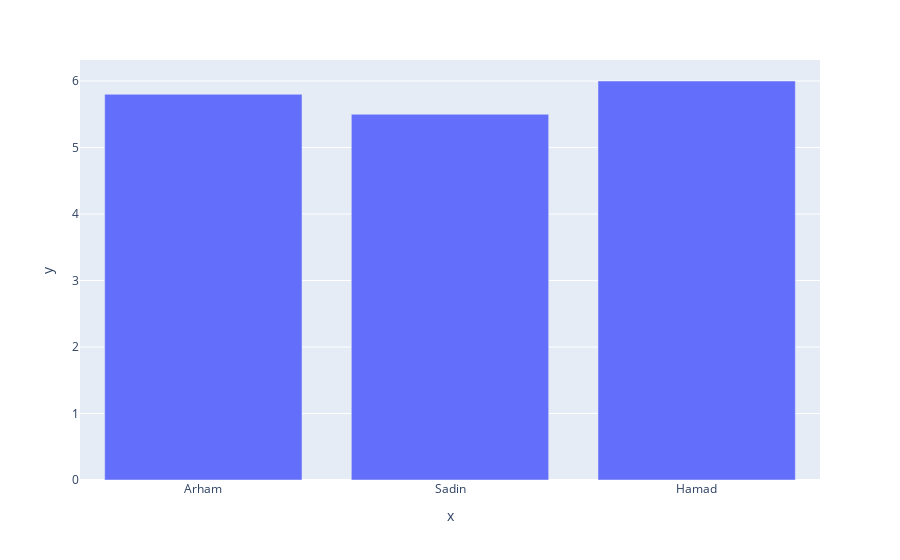

Notebook source saved alongside this figure:
### Code cell
plt.figure(figsize=(10,5))
fig = px.bar(x=name,y=heights)
fig.show()

### Figure 1 — Plotly figure (JSON) as saved in the notebook; plotly's stock layout.template omitted (floating-point values rounded to 4 significant figures)
{"data": [{"alignmentgroup": "True", "hovertemplate": "x=%{x}<br>y=%{y}<extra></extra>", "legendgroup": "", "marker": {"color": "#636efa", "pattern": {"shape": ""}}, "name": "", "offsetgroup": "", "orientation": "v", "showlegend": false, "textposition": "auto", "type": "bar", "x": ["Arham", "Sadin", "Hamad"], "xaxis": "x", "y": [5.8, 5.5, 6], "yaxis": "y"}], "layout": {"barmode": "relative", "legend": {"tracegroupgap": 0}, "margin": {"t": 60}, "xaxis": {"anchor": "y", "domain": [0, 1], "title": {"text": "x"}}, "yaxis": {"anchor": "x", "domain": [0, 1], "title": {"text": "y"}}}}
